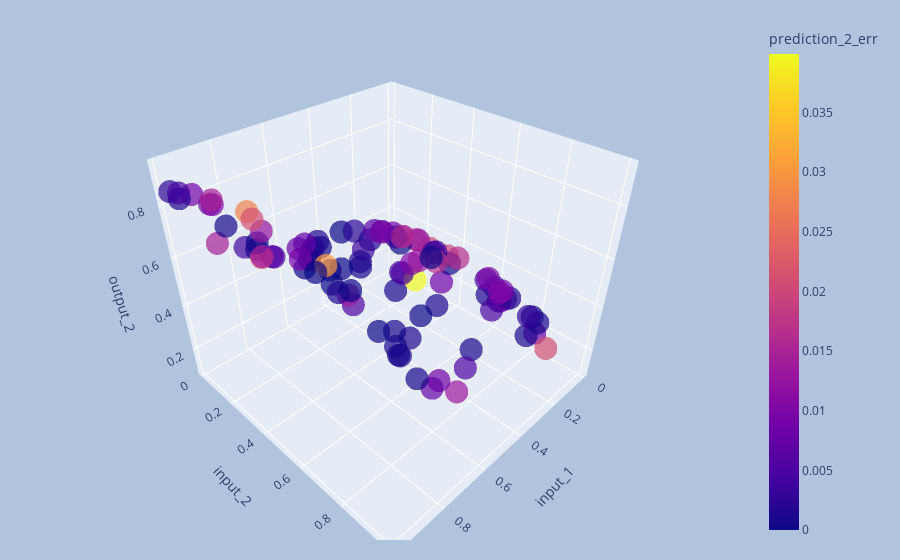

The notebook cell saved with this chart:
### Code cell
interactive_3d_plot(val_df_normalized, 'input_1', 'input_2', 'output_2', 'prediction_2_err')
